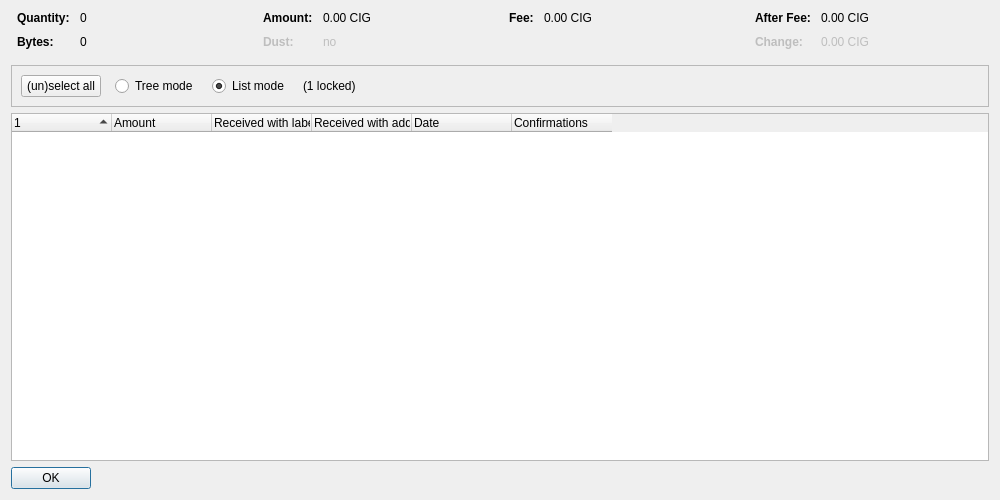
<?xml version="1.0" encoding="UTF-8"?>
<ui version="4.0">
 <class>CoinControlDialog</class>
 <widget class="QDialog" name="CoinControlDialog">
  <property name="geometry">
   <rect>
    <x>0</x>
    <y>0</y>
    <width>1000</width>
    <height>500</height>
   </rect>
  </property>
  <property name="windowTitle">
   <string>Coin Selection</string>
  </property>
  <layout class="QVBoxLayout" name="verticalLayout">
   <item>
    <layout class="QHBoxLayout" name="horizontalLayoutTop" stretch="0,0,0,0">
     <property name="topMargin">
      <number>0</number>
     </property>
     <property name="bottomMargin">
      <number>10</number>
     </property>
     <item>
      <layout class="QFormLayout" name="formLayoutCoinControl1">
       <property name="horizontalSpacing">
        <number>10</number>
       </property>
       <property name="verticalSpacing">
        <number>10</number>
       </property>
       <property name="leftMargin">
        <number>6</number>
       </property>
       <property name="rightMargin">
        <number>6</number>
       </property>
       <item row="0" column="0">
        <widget class="QLabel" name="labelCoinControlQuantityText">
         <property name="font">
          <font>
           <weight>75</weight>
           <bold>true</bold>
          </font>
         </property>
         <property name="text">
          <string>Quantity:</string>
         </property>
        </widget>
       </item>
       <item row="0" column="1">
        <widget class="QLabel" name="labelCoinControlQuantity">
         <property name="cursor">
          <cursorShape>IBeamCursor</cursorShape>
         </property>
         <property name="contextMenuPolicy">
          <enum>Qt::ActionsContextMenu</enum>
         </property>
         <property name="text">
          <string notr="true">0</string>
         </property>
         <property name="textInteractionFlags">
          <set>Qt::LinksAccessibleByMouse|Qt::TextSelectableByKeyboard|Qt::TextSelectableByMouse</set>
         </property>
        </widget>
       </item>
       <item row="1" column="0">
        <widget class="QLabel" name="labelCoinControlBytesText">
         <property name="font">
          <font>
           <weight>75</weight>
           <bold>true</bold>
          </font>
         </property>
         <property name="text">
          <string>Bytes:</string>
         </property>
        </widget>
       </item>
       <item row="1" column="1">
        <widget class="QLabel" name="labelCoinControlBytes">
         <property name="cursor">
          <cursorShape>IBeamCursor</cursorShape>
         </property>
         <property name="contextMenuPolicy">
          <enum>Qt::ActionsContextMenu</enum>
         </property>
         <property name="text">
          <string notr="true">0</string>
         </property>
         <property name="textInteractionFlags">
          <set>Qt::LinksAccessibleByMouse|Qt::TextSelectableByKeyboard|Qt::TextSelectableByMouse</set>
         </property>
        </widget>
       </item>
      </layout>
     </item>
     <item>
      <layout class="QFormLayout" name="formLayoutCoinControl2">
       <property name="horizontalSpacing">
        <number>10</number>
       </property>
       <property name="verticalSpacing">
        <number>10</number>
       </property>
       <property name="leftMargin">
        <number>6</number>
       </property>
       <property name="rightMargin">
        <number>6</number>
       </property>
       <item row="0" column="0">
        <widget class="QLabel" name="labelCoinControlAmountText">
         <property name="font">
          <font>
           <weight>75</weight>
           <bold>true</bold>
          </font>
         </property>
         <property name="text">
          <string>Amount:</string>
         </property>
        </widget>
       </item>
       <item row="0" column="1">
        <widget class="QLabel" name="labelCoinControlAmount">
         <property name="cursor">
          <cursorShape>IBeamCursor</cursorShape>
         </property>
         <property name="contextMenuPolicy">
          <enum>Qt::ActionsContextMenu</enum>
         </property>
         <property name="text">
          <string notr="true">0.00 CIG</string>
         </property>
         <property name="textInteractionFlags">
          <set>Qt::LinksAccessibleByMouse|Qt::TextSelectableByKeyboard|Qt::TextSelectableByMouse</set>
         </property>
        </widget>
       </item>
       <item row="1" column="0">
        <widget class="QLabel" name="labelCoinControlLowOutputText">
         <property name="enabled">
          <bool>false</bool>
         </property>
         <property name="font">
          <font>
           <weight>75</weight>
           <bold>true</bold>
          </font>
         </property>
         <property name="text">
          <string>Dust:</string>
         </property>
        </widget>
       </item>
       <item row="1" column="1">
        <widget class="QLabel" name="labelCoinControlLowOutput">
         <property name="enabled">
          <bool>false</bool>
         </property>
         <property name="cursor">
          <cursorShape>IBeamCursor</cursorShape>
         </property>
         <property name="contextMenuPolicy">
          <enum>Qt::ActionsContextMenu</enum>
         </property>
         <property name="text">
          <string notr="true">no</string>
         </property>
         <property name="textInteractionFlags">
          <set>Qt::LinksAccessibleByMouse|Qt::TextSelectableByKeyboard|Qt::TextSelectableByMouse</set>
         </property>
        </widget>
       </item>
      </layout>
     </item>
     <item>
      <layout class="QFormLayout" name="formLayoutCoinControl3">
       <property name="horizontalSpacing">
        <number>10</number>
       </property>
       <property name="verticalSpacing">
        <number>10</number>
       </property>
       <property name="leftMargin">
        <number>6</number>
       </property>
       <property name="rightMargin">
        <number>6</number>
       </property>
       <item row="0" column="0">
        <widget class="QLabel" name="labelCoinControlFeeText">
         <property name="font">
          <font>
           <weight>75</weight>
           <bold>true</bold>
          </font>
         </property>
         <property name="text">
          <string>Fee:</string>
         </property>
        </widget>
       </item>
       <item row="0" column="1">
        <widget class="QLabel" name="labelCoinControlFee">
         <property name="cursor">
          <cursorShape>IBeamCursor</cursorShape>
         </property>
         <property name="contextMenuPolicy">
          <enum>Qt::ActionsContextMenu</enum>
         </property>
         <property name="text">
          <string notr="true">0.00 CIG</string>
         </property>
         <property name="textInteractionFlags">
          <set>Qt::LinksAccessibleByMouse|Qt::TextSelectableByKeyboard|Qt::TextSelectableByMouse</set>
         </property>
        </widget>
       </item>
      </layout>
     </item>
     <item>
      <layout class="QFormLayout" name="formLayoutCoinControl4">
       <property name="horizontalSpacing">
        <number>10</number>
       </property>
       <property name="verticalSpacing">
        <number>10</number>
       </property>
       <property name="leftMargin">
        <number>6</number>
       </property>
       <property name="rightMargin">
        <number>6</number>
       </property>
       <item row="0" column="0">
        <widget class="QLabel" name="labelCoinControlAfterFeeText">
         <property name="font">
          <font>
           <weight>75</weight>
           <bold>true</bold>
          </font>
         </property>
         <property name="text">
          <string>After Fee:</string>
         </property>
        </widget>
       </item>
       <item row="0" column="1">
        <widget class="QLabel" name="labelCoinControlAfterFee">
         <property name="cursor">
          <cursorShape>IBeamCursor</cursorShape>
         </property>
         <property name="contextMenuPolicy">
          <enum>Qt::ActionsContextMenu</enum>
         </property>
         <property name="text">
          <string notr="true">0.00 CIG</string>
         </property>
         <property name="textInteractionFlags">
          <set>Qt::LinksAccessibleByMouse|Qt::TextSelectableByKeyboard|Qt::TextSelectableByMouse</set>
         </property>
        </widget>
       </item>
       <item row="1" column="0">
        <widget class="QLabel" name="labelCoinControlChangeText">
         <property name="enabled">
          <bool>false</bool>
         </property>
         <property name="font">
          <font>
           <weight>75</weight>
           <bold>true</bold>
          </font>
         </property>
         <property name="text">
          <string>Change:</string>
         </property>
        </widget>
       </item>
       <item row="1" column="1">
        <widget class="QLabel" name="labelCoinControlChange">
         <property name="enabled">
          <bool>false</bool>
         </property>
         <property name="cursor">
          <cursorShape>IBeamCursor</cursorShape>
         </property>
         <property name="contextMenuPolicy">
          <enum>Qt::ActionsContextMenu</enum>
         </property>
         <property name="text">
          <string notr="true">0.00 CIG</string>
         </property>
         <property name="textInteractionFlags">
          <set>Qt::LinksAccessibleByMouse|Qt::TextSelectableByKeyboard|Qt::TextSelectableByMouse</set>
         </property>
        </widget>
       </item>
      </layout>
     </item>
    </layout>
   </item>
   <item>
    <widget class="QFrame" name="frame">
     <property name="minimumSize">
      <size>
       <width>0</width>
       <height>40</height>
      </size>
     </property>
     <property name="frameShape">
      <enum>QFrame::StyledPanel</enum>
     </property>
     <property name="frameShadow">
      <enum>QFrame::Sunken</enum>
     </property>
     <layout class="QHBoxLayout" name="horizontalLayout">
      <item>
       <layout class="QHBoxLayout" name="horizontalLayoutPanel" stretch="0,0,0,0,0">
        <property name="spacing">
         <number>14</number>
        </property>
        <item>
         <widget class="QPushButton" name="pushButtonSelectAll">
          <property name="sizePolicy">
           <sizepolicy hsizetype="Maximum" vsizetype="Fixed">
            <horstretch>0</horstretch>
            <verstretch>0</verstretch>
           </sizepolicy>
          </property>
          <property name="text">
           <string>(un)select all</string>
          </property>
          <property name="autoDefault">
           <bool>false</bool>
          </property>
         </widget>
        </item>
        <item>
         <widget class="QRadioButton" name="radioTreeMode">
          <property name="sizePolicy">
           <sizepolicy hsizetype="Maximum" vsizetype="Fixed">
            <horstretch>0</horstretch>
            <verstretch>0</verstretch>
           </sizepolicy>
          </property>
          <property name="text">
           <string>Tree mode</string>
          </property>
         </widget>
        </item>
        <item>
         <widget class="QRadioButton" name="radioListMode">
          <property name="sizePolicy">
           <sizepolicy hsizetype="Maximum" vsizetype="Fixed">
            <horstretch>0</horstretch>
            <verstretch>0</verstretch>
           </sizepolicy>
          </property>
          <property name="text">
           <string>List mode</string>
          </property>
          <property name="checked">
           <bool>true</bool>
          </property>
         </widget>
        </item>
        <item>
         <widget class="QLabel" name="labelLocked">
          <property name="text">
           <string notr="true">(1 locked)</string>
          </property>
         </widget>
        </item>
        <item>
         <spacer name="horizontalSpacer">
          <property name="orientation">
           <enum>Qt::Horizontal</enum>
          </property>
          <property name="sizeHint" stdset="0">
           <size>
            <width>40</width>
            <height>20</height>
           </size>
          </property>
         </spacer>
        </item>
       </layout>
      </item>
     </layout>
    </widget>
   </item>
   <item>
    <widget class="CoinControlTreeWidget" name="treeWidget">
     <property name="contextMenuPolicy">
      <enum>Qt::CustomContextMenu</enum>
     </property>
     <property name="sortingEnabled">
      <bool>false</bool>
     </property>
     <property name="columnCount">
      <number>6</number>
     </property>
     <attribute name="headerShowSortIndicator" stdset="0">
      <bool>true</bool>
     </attribute>
     <attribute name="headerStretchLastSection">
      <bool>false</bool>
     </attribute>
     <column>
      <property name="text">
       <string/>
      </property>
     </column>
     <column>
      <property name="text">
       <string>Amount</string>
      </property>
     </column>
     <column>
      <property name="text">
       <string>Received with label</string>
      </property>
     </column>
     <column>
      <property name="text">
       <string>Received with address</string>
      </property>
     </column>
     <column>
      <property name="text">
       <string>Date</string>
      </property>
     </column>
     <column>
      <property name="text">
       <string>Confirmations</string>
      </property>
      <property name="toolTip">
       <string>Confirmed</string>
      </property>
     </column>
     <column>
      <property name="text">
       <string/>
      </property>
     </column>
     <column>
      <property name="text">
       <string/>
      </property>
     </column>
     <column>
      <property name="text">
       <string/>
      </property>
     </column>
     <column>
      <property name="text">
       <string/>
      </property>
     </column>
    </widget>
   </item>
   <item>
    <widget class="QDialogButtonBox" name="buttonBox">
     <property name="sizePolicy">
      <sizepolicy hsizetype="Maximum" vsizetype="Fixed">
       <horstretch>0</horstretch>
       <verstretch>0</verstretch>
      </sizepolicy>
     </property>
     <property name="orientation">
      <enum>Qt::Horizontal</enum>
     </property>
     <property name="standardButtons">
      <set>QDialogButtonBox::Ok</set>
     </property>
    </widget>
   </item>
  </layout>
 </widget>
 <customwidgets>
  <customwidget>
   <class>CoinControlTreeWidget</class>
   <extends>QTreeWidget</extends>
   <header>qt/coincontroltreewidget.h</header>
  </customwidget>
 </customwidgets>
 <resources/>
 <connections/>
</ui>
